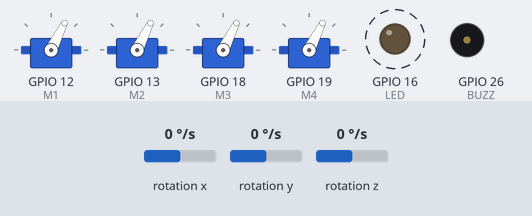
Bench run of a program on a simulated Raspberry Pi (BCM pin numbers). Shown: 4 × servo, output pins drawn as LEDs (lit = HIGH), buzzer (waves = sounding, pin HIGH). Dashed ring = blinking. The test bench sets the inputs (shaded band); at power-on: rotation x 0 °/s, rotation y 0 °/s, rotation z 0 °/s. Servo angles are drawn from the pulse width (0.5 ms = 0°, 2.5 ms = 180°); the clock reads 2024-03-15 10:24:30 at power-on unless the program sets it.

Above: at 3.2 s.
3.3 s: rotation x set to -192 °/s
At 3.75 s:
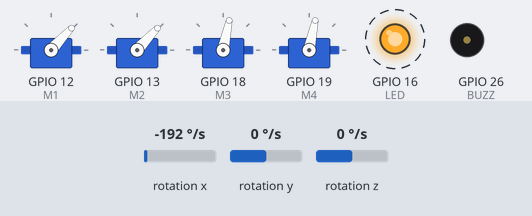
6.3 s: rotation y set to -192 °/s
At 6.75 s:
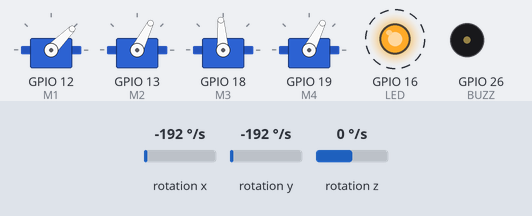
9.3 s: rotation z set to -192 °/s
At 9.75 s:
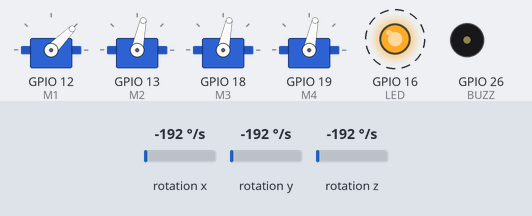
12.3 s: rotation x set to -100 °/s
At 12.9 s:
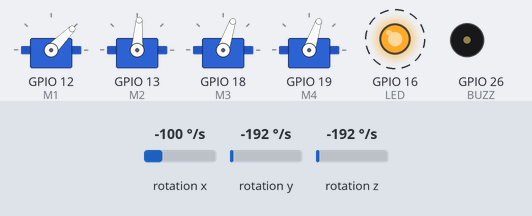
15.3 s: rotation z set to 0 °/s
At 15.9 s:
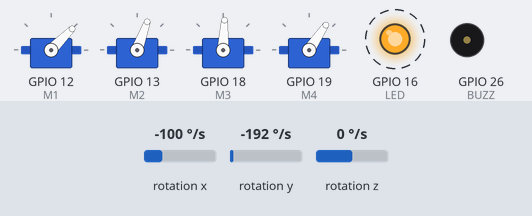
Timing chart, 0 to 19.3 s (numbered marks = the images above; inputs shaded):
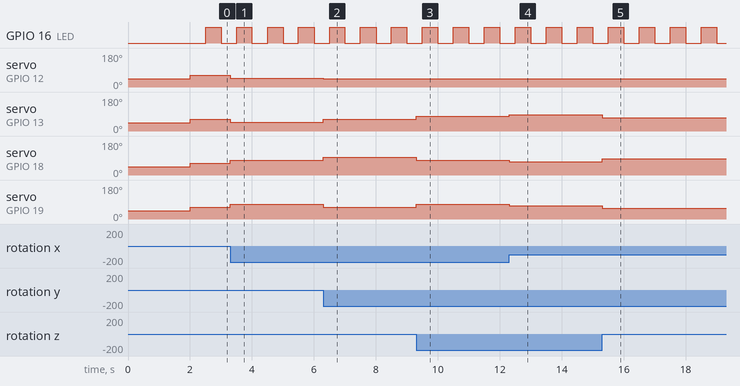

The program:

drone_hat.py
```python
#!/usr/bin/env python3
"""
RPi-DroneRover-HAT — Beispiel-Software (Raspberry Pi, pigpio)
Simulated Flow UG · MIT-Lizenz · github.com/SimulatedFlow

Liest die MPU-6050 (I2C /dev/i2c-1) und gibt 4 ESC/Servo-PWM-Signale (1000-2000us,
50 Hz) auf GPIO12/13/18/19 aus. Einfacher Rate-Mode-P-Mixer als edukative Basis.

  sudo apt install python3-smbus pigpio && sudo systemctl enable --now pigpiod
  python3 drone_hat.py

⚠️ KEIN zertifizierter Flugcontroller. Nur mit abgenommenen Propellern testen.
"""
import time
import smbus2 as smbus
import pigpio

MPU = 0x68
ESC = {"M1": 12, "M2": 13, "M3": 18, "M4": 19}   # BCM
LED, BUZZ = 16, 26

pi = pigpio.pi()
bus = smbus.SMBus(1)


def mpu_init():
    bus.write_byte_data(MPU, 0x6B, 0x00)   # wake
    bus.write_byte_data(MPU, 0x1B, 0x08)   # gyro +/-500 dps


def _s16(h, l):
    v = (h << 8) | l
    return v - 65536 if v > 32767 else v


def gyro():
    d = bus.read_i2c_block_data(MPU, 0x43, 6)
    return (_s16(d[0], d[1]) / 65.5, _s16(d[2], d[3]) / 65.5, _s16(d[4], d[5]) / 65.5)


def esc_us(pin, us):
    pi.set_servo_pulsewidth(pin, max(1000, min(2000, int(us))))


def main():
    for p in ESC.values():
        esc_us(p, 1000)
    pi.set_mode(LED, pigpio.OUTPUT)
    pi.set_mode(BUZZ, pigpio.OUTPUT)
    mpu_init()
    time.sleep(2)   # ESC-Arming

    # Demo: fester Schwebe-Sollwert (im echten Betrieb: RC/MAVLink-Eingang)
    throttle, roll_sp, pitch_sp, yaw_sp = 1200, 0, 0, 0
    Kp = 0.9
    t0 = time.time()
    try:
        while True:
            gx, gy, gz = gyro()
            u_roll = roll_sp * 0.5 - Kp * gx
            u_pitch = pitch_sp * 0.5 - Kp * gy
            u_yaw = yaw_sp * 0.5 - Kp * gz
            esc_us(ESC["M1"], throttle - u_roll - u_pitch - u_yaw)   # vorne rechts
            esc_us(ESC["M2"], throttle - u_roll + u_pitch + u_yaw)   # hinten rechts
            esc_us(ESC["M3"], throttle + u_roll + u_pitch - u_yaw)   # hinten links
            esc_us(ESC["M4"], throttle + u_roll - u_pitch + u_yaw)   # vorne links
            pi.write(LED, int(time.time() * 2) & 1)
            time.sleep(0.005)   # ~200 Hz
    except KeyboardInterrupt:
        pass
    finally:
        for p in ESC.values():
            pi.set_servo_pulsewidth(p, 0)
        pi.stop()
        print("\nMotoren aus, beendet. Zeit:", round(time.time() - t0, 1), "s")


if __name__ == "__main__":
    main()
```

Measured:
- after the input at 3.3 s, servo on GPIO 12 (M1), servo on GPIO 13 (M2): 63° → 47° at once; servo on GPIO 18 (M3), servo on GPIO 19 (M4): 63° → 78° at once
- after the input at 6.3 s, servo on GPIO 12 (M1): 47° → 45° at once; servo on GPIO 13 (M2): 47° → 63° at once; servo on GPIO 18 (M3): 78° → 94° at once; servo on GPIO 19 (M4): 78° → 63° at once
- after the input at 9.3 s, servo on GPIO 13 (M2), servo on GPIO 19 (M4): 63° → 78° at once; servo on GPIO 18 (M3): 94° → 78° at once
- after the input at 12.3 s, servo on GPIO 13 (M2): 78° → 86° at once; servo on GPIO 18 (M3), servo on GPIO 19 (M4): 78° → 71° at once
- after the input at 15.3 s, servo on GPIO 13 (M2): 86° → 70° at once; servo on GPIO 18 (M3): 71° → 87° at once; servo on GPIO 19 (M4): 71° → 56° at once
- by itself, GPIO 16 (LED): alternates HIGH for 0.50 s and LOW for 0.50 s
